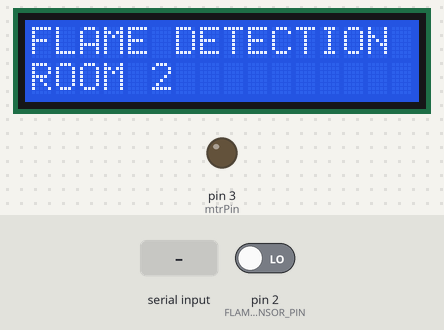
Recording of a sketch running on a simulated Arduino Uno, built with avr-gcc and run on an emulated ATmega328P. Shown: 16×2 character LCD, output pins drawn as LEDs (lit = HIGH). The test bench sets the inputs (shaded band); at power-on: pin 2 (FLAME_SENSOR_PIN) LOW. What the sketch prints to the serial monitor is not drawn.

Above: at 0.1 s.
2.3 s: pin 2 (FLAME_SENSOR_PIN) driven HIGH
At 3.4 s:
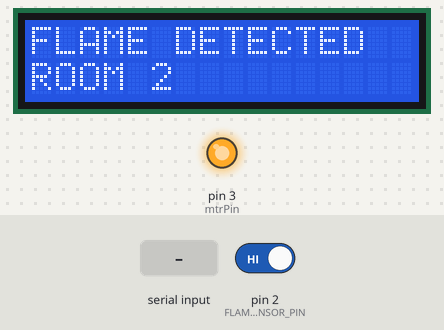
3.8 s: pin 2 (FLAME_SENSOR_PIN) driven LOW
At 5.3 s:
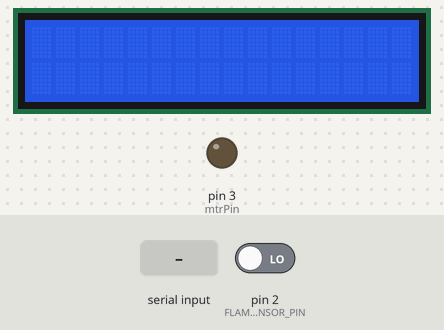
6.8 s: byte 20 (20) received over Serial
At 6.81 s:
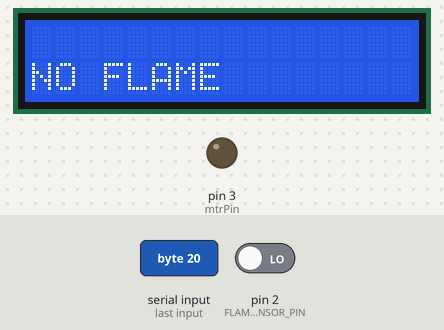
8.3 s: "1\n" received over Serial
At 8.31 s:
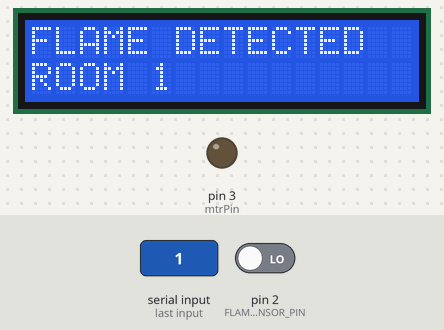
9.8 s: byte 10 (10) received over Serial
12.8 s: "0\n" received over Serial
Timing chart, 0 to 15.8 s (numbered marks = the images above; inputs shaded):
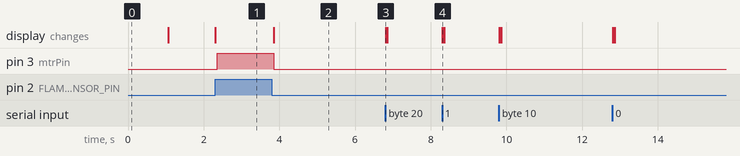

Measured:
- after the input at 2.3 s, pin 3 (mtrPin): LOW → HIGH after 0.06 s; the display: changes at once (image 1)
- after the input at 3.8 s, pin 3 (mtrPin): HIGH → LOW after 0.05 s; the display: changes after 0.05 s (image 2)
- after the input at 6.8 s, the display: changes at once (image 3)
- after the input at 8.3 s, the display: changes at once (image 4)

The sketch:

Flame_Detection_2.ino
```cpp
const int FLAME_SENSOR_PIN = 2;
int mtrPin = 3;
int FLAME_SENSOR_state=0;
int FLAME_SENSOR_serial_data_R2;
#include <LiquidCrystal.h>
LiquidCrystal lcd(8, 9, 4, 5, 6, 7);
void setup()
{
  lcd.begin(16,2);
  Serial.begin(9600);
  pinMode(FLAME_SENSOR_PIN, INPUT);
  pinMode(mtrPin, OUTPUT);
  lcd.setCursor(0,0);
  lcd.print("FLAME DETECTION");
  lcd.setCursor(0,1);
  lcd.print("ROOM 2");
  delay(1000);
}
void loop()
{
  FLAME_SENSOR_state = digitalRead(FLAME_SENSOR_PIN);
  if(FLAME_SENSOR_state== HIGH)
  {
    lcd.clear();
    FLAME_SENSOR_serial_data_R2=30;
    Serial.write(FLAME_SENSOR_serial_data_R2);
  }
  else
  {
    lcd.clear();
    FLAME_SENSOR_serial_data_R2=40;
    Serial.write(FLAME_SENSOR_serial_data_R2);
  }

  if(FLAME_SENSOR_serial_data_R2 == 30)
  {
    lcd.clear();
    lcd.setCursor(0,0);
    lcd.print("FLAME DETECTED");
    lcd.setCursor(0,1);
    lcd.print("ROOM 2");
    delay(50);
    digitalWrite(mtrPin, HIGH);
  }
  else
  {
    if (FLAME_SENSOR_serial_data_R2 == 40)
    {
      int FLAME_SENSOR_serial_data_R1= Serial.read();
      if(FLAME_SENSOR_serial_data_R1 == 10)
      {
        lcd.clear();
        lcd.setCursor(0,0);
        lcd.print("FLAME DETECTED");
        lcd.setCursor(0,1);
        lcd.print("ROOM 1");
        delay(50);
      }
      else
      {
        if(FLAME_SENSOR_serial_data_R1 == 20)
        {
          lcd.clear();
          lcd.setCursor(0,1);
          lcd.print("NO FLAME");
          delay(50);
        }
      }
    }
    digitalWrite(mtrPin, LOW);
  }
}
```
